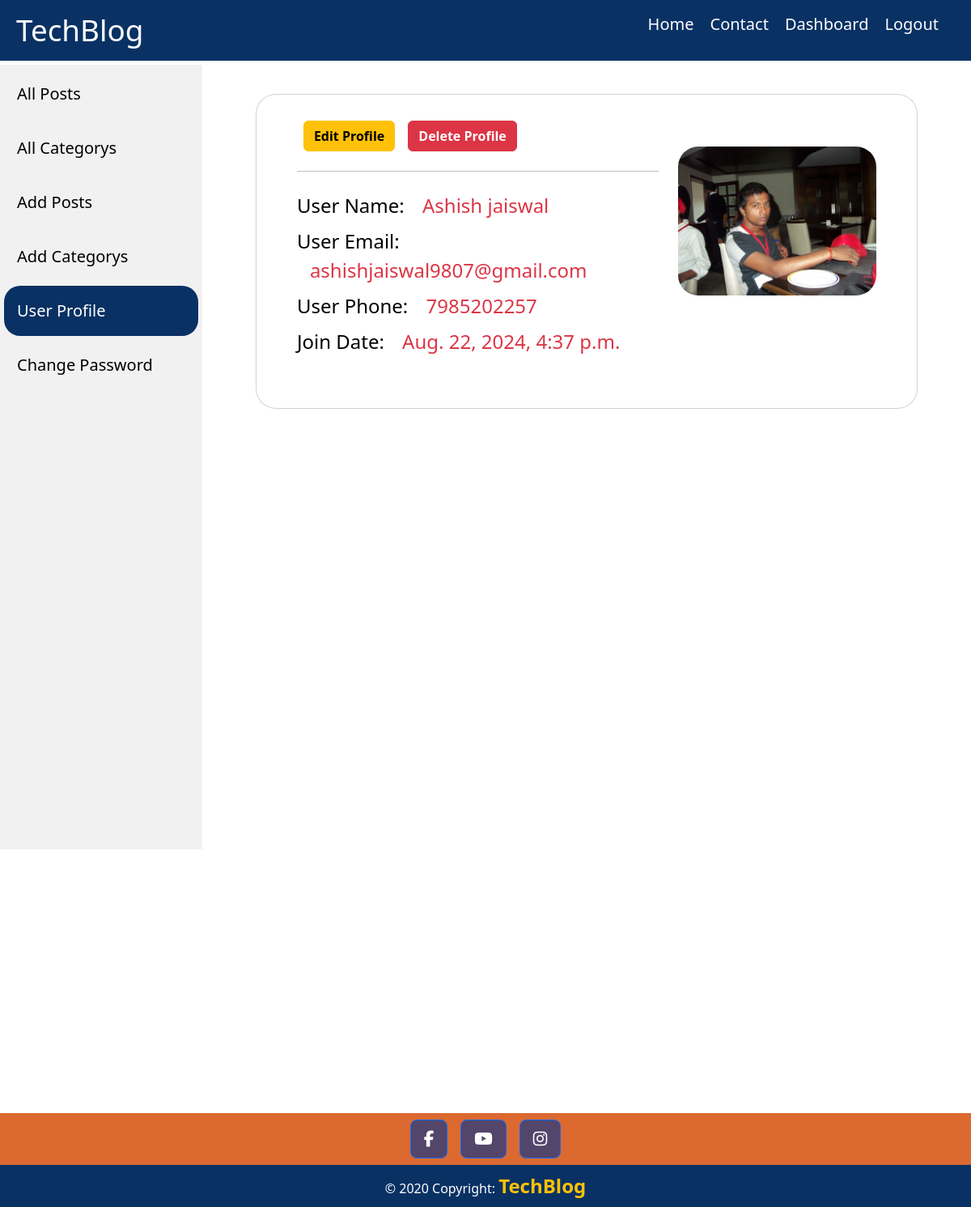
/user-profile/ (signed in), run on the app's committed database.
### TechApp/models.py (models this page shows, shortened)
class Author(models.Model):
    id = models.AutoField(primary_key=True)
    user = models.OneToOneField(User, on_delete=models.CASCADE)
    first_name = models.CharField(max_length=50)
    last_name = models.CharField(max_length=50)
    phone = models.CharField(max_length=20)
    profile = models.ImageField(upload_to='profile/',null=True,blank=True)

class User(AbstractBaseUser):
    email = models.EmailField(
        verbose_name='Email',
        max_length=255,
        unique=True,
    )
    otp = models.IntegerField(default=0,blank=True,null=True)
    is_active = models.BooleanField(default=True)
    is_admin = models.BooleanField(default=False)
    created_at = models.DateTimeField(auto_now_add=True)
    updated_at = models.DateTimeField(auto_now=True)
    objects = MyUserManager()
    USERNAME_FIELD = 'email'
    REQUIRED_FIELDS = []
    def __str__(self):
        return self.email

### TechApp/views.py (the view)
# urls.py: path('user-profile/',views.UserProfileView,name='userprofile'),
@login_required(login_url='login')
def UserProfileView(request):
    user = request.user
    user_data = Author.objects.get(user=user)
    return render(request, 'techapp/userprofile.html',{'Author':user_data})

### TechApp/templates/techapp/userprofile.html (shortened to what this page needs)
{% extends 'techapp/base.html' %}
{% load static %}
{% block content %}
<div class="sidebar">
    <a class="" href="{% url 'dashboard' %}">All Posts</a>
    <a class="" href="{% url 'category' %}">All Categorys</a>
    <a class="" href="{% url 'addpost' %}">Add Posts</a>
    <a class="" href="{% url 'addcategory' %}">Add Categorys</a>
    <a class="active" href="{% url 'userprofile' %}">User Profile</a>
    <a class="" href="{% url 'changepassword' %}">Change Password</a>
  </div>
<div class="content" style="height:1300px">
    <section class="vh-80 py-4" >
        <div class="container h-100 ">
          <div class="row d-flex justify-content-center align-items-center h-80">
            <div class="col-lg-12 col-xl-11">
              <div class="card text-black mt-3" style="border-radius: 25px;">
                <div class="card-body ">
                  <div class="row justify-content-center">
                     <div class="col-md-10 col-lg-8 col-xl-7 order-2 order-lg-1">
                        <div class="d-flex  mb-2 mb-lg-4 mt-3">
                            <a href="{% url 'editprofile' Author.id  %}"
                               class="btn btn-warning btn-md mx-2 fw-bold">
                               Edit Profile
                            </a>
                            <a href="" class="btn btn-danger btn-md mx-2 fw-bold"
                               data-bs-toggle="modal" data-bs-target="#exampleModal">
                               Delete Profile
                            </a>
                         </div>
                         <hr/>
                        <div class="d-flex flex-column  mb-2 mb-lg-5">
                            <div class="fs-4 mt-2">User Name: <span class="text-danger ms-3  ">{{Author.first_name}} {{Author.last_name}}</span></div>
                            <div class="fs-4 mt-2">User Email:   <span class="text-danger ms-3  ">{{Author.user}}</span></div>
                            <div class="fs-4 mt-2">User Phone:   <span class="text-danger ms-3 ">{{Author.phone}}</span></div>
                            <div class="fs-4 mt-2">Join Date:   <span class="text-danger ms-3  ">{{Author.user.created_at}}</span></div>
                        </div>
                     </div>
                     <div class="col-md-10 col-lg-3 col-xl-4 order-1 order-lg-2">
                      {% if Author.profile %}
                        <img src="{{Author.profile.url}}" style="border-radius:25px;"
                         class="img-fluid mt-5" alt="Sample image">
                      {% else %}
                      <img src="{% static 'images/No.jpg' %}" style="border-radius:25px;"
                      class="img-fluid mt-5" alt="Sample image">
                    {% endif %}
                     </div>
                  </div>
              </div>
            </div>
          </div>
        </div>
    </section>
</div>
{% endblock  %}

### TechApp/static/css/style.css (style rules this page uses)
* { margin: 0; padding: 0; box-sizing: border-box; }
html, body { width: 100%; height: 100%; font-family: Arial, sans-serif; }
.sidebar { margin: 0; padding: 0; width: 250px; background-color: #f1f1f1; position: fixed; top: 80px; height: 65%; overflow: auto; }
.sidebar a { display: block; color: black; padding: 16px; text-decoration: none; margin: 5px; font-size: 20px; }
.sidebar a.active { background-color: rgb(9, 49, 100); color: white; border-radius: 20px; }
div.content { margin-left: 250px; padding: 1px 16px; height: 1200px; padding-bottom: 20px; }

### data on the page
Author: first_name "Ashish", last_name "jaiswal", user "ashishjaiswal9807@gmail.com", phone "7985202257", user.created_at "Aug. 22, 2024, 4:37 p.m.", profile (picture)
